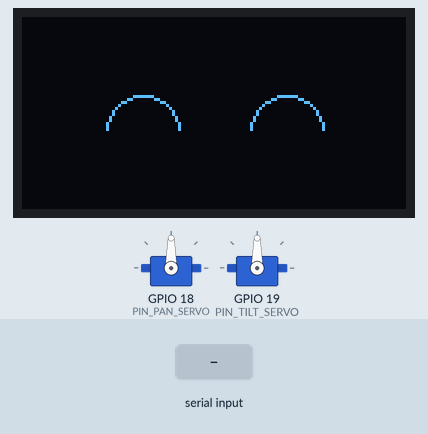
A sketch run on a simulated ESP32-S3. On the bench: 2 × servo, 128×64 one-colour display. The inputs (shaded band) are chosen by the test bench. Nothing arrives over Bluetooth unless stated; what the sketch prints to the serial monitor is not drawn.

Above: at 0.06 s.
At 1.2 s:
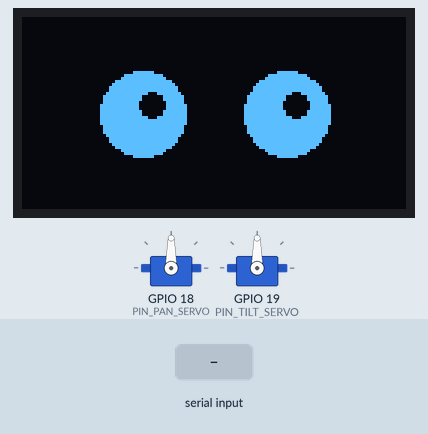
1.3 s: "idle,1\n" received over Serial
At 3.63 s:
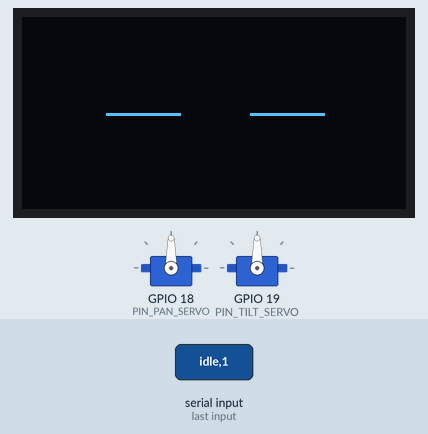
Timing chart, 0 to 5.1 s (numbered marks = the images above; inputs shaded):
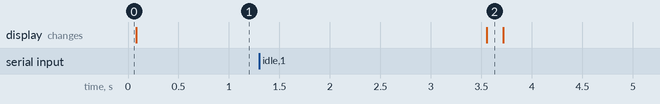

The sketch:

deskbot_avatar.ino
```cpp
/*
 * DESKBOT / J.A.R.V.I.S. Companion Firmware (Stage 14)
 * Dual-Target Support:
 *   1. Arduino Uno (R3 / R4) + HC-05 / HM-10 Bluetooth Serial
 *      - I2C SSD1306 OLED (128x64) -> SDA: A4, SCL: A5
 *      - Pan Servo (SG90)          -> Pin D9 (PWM)
 *      - Tilt Servo (SG90)         -> Pin D10 (PWM)
 *      - Bluetooth UART            -> Pin D2 (RX), Pin D3 (TX) + USB Serial
 *   2. Arduino Nano ESP32 / ESP32-WROOM / ESP32-S3
 *      - I2C SSD1306 OLED (128x64) -> SDA: D21, SCL: D22
 *      - Pan Servo (SG90)          -> Pin D18 (PWM)
 *      - Tilt Servo (SG90)         -> Pin D19 (PWM)
 *      - Built-in BluetoothSerial ("Deskbot-Companion") + USB Serial
 *
 * Features:
 *   - Non-linear Cubic Easing (easeInOutCubic) preventing mechanical gear snaps
 *   - Hardware Servo Angle Limiters (15 deg to 165 deg)
 *   - Dual Protocol Parser: Compact (<P90,T95,Ehappy>) & JSON packets
 *   - 10-second Bluetooth Watchdog auto-centering to IDLE (90 deg / 90 deg)
 */

#include <Wire.h>
#include <Adafruit_GFX.h>
#include <Adafruit_SSD1306.h>

#if defined(ESP32)
  #include <ESP32Servo.h>
  #include <BluetoothSerial.h>
  BluetoothSerial SerialBT;
  const int PIN_PAN_SERVO  = 18;
  const int PIN_TILT_SERVO = 19;
#else
  // Arduino Uno (R3 / R4)
  #include <Servo.h>
  #include <SoftwareSerial.h>
  const int PIN_BT_RX      = 2;
  const int PIN_BT_TX      = 3;
  const int PIN_PAN_SERVO  = 9;
  const int PIN_TILT_SERVO = 10;
  SoftwareSerial SerialBT(PIN_BT_RX, PIN_BT_TX);
#endif

#define SCREEN_WIDTH 128
#define SCREEN_HEIGHT 64
#define OLED_RESET -1
#define SCREEN_ADDRESS 0x3C

#define SERVO_MIN_DEG 15
#define SERVO_MAX_DEG 165
#define WATCHDOG_TIMEOUT_MS 10000UL

Adafruit_SSD1306 display(SCREEN_WIDTH, SCREEN_HEIGHT, &Wire, OLED_RESET);
Servo panServo;
Servo tiltServo;

// Cubic easing motion state
float startPan = 90.0f, currentPan = 90.0f, targetPan = 90.0f;
float startTilt = 90.0f, currentTilt = 90.0f, targetTilt = 90.0f;
unsigned long moveStartMs = 0;
unsigned long moveDurationMs = 260;

String currentExpression = "idle";
unsigned long lastBlinkTime = 0;
unsigned long lastPacketTime = 0;
bool isBlinking = false;

int clampServoAngle(int deg) {
  if (deg < SERVO_MIN_DEG) return SERVO_MIN_DEG;
  if (deg > SERVO_MAX_DEG) return SERVO_MAX_DEG;
  return deg;
}

float easeInOutCubic(float t) {
  if (t <= 0.0f) return 0.0f;
  if (t >= 1.0f) return 1.0f;
  if (t < 0.5f) return 4.0f * t * t * t;
  float p = -2.0f * t + 2.0f;
  return 1.0f - (p * p * p) * 0.5f;
}

void setTargetPose(int newPan, int newTilt, const String& expr) {
  startPan = currentPan;
  startTilt = currentTilt;
  targetPan = (float)clampServoAngle(newPan);
  targetTilt = (float)clampServoAngle(newTilt);
  currentExpression = expr;
  moveStartMs = millis();
  lastPacketTime = moveStartMs;
}

void parseCommandPacket(String line) {
  line.trim();
  if (line.length() == 0) return;

  int pan = (int)targetPan;
  int tilt = (int)targetTilt;
  String expr = currentExpression;

  // Compact Arduino Uno frame: <P90,T105,Elistening>
  if (line.startsWith("<") && line.endsWith(">")) {
    int pIdx = line.indexOf('P');
    int tIdx = line.indexOf('T');
    int eIdx = line.indexOf('E');
    if (pIdx > 0) pan = line.substring(pIdx + 1, line.indexOf(',', pIdx)).toInt();
    if (tIdx > 0) tilt = line.substring(tIdx + 1, line.indexOf(',', tIdx)).toInt();
    if (eIdx > 0) expr = line.substring(eIdx + 1, line.length() - 1);
    setTargetPose(pan, tilt, expr);
    Serial.print(F("ACK:"));
    Serial.print(clampServoAngle(pan));
    Serial.print(F(","));
    Serial.print(clampServoAngle(tilt));
    Serial.print(F(","));
    Serial.println(expr);
    return;
  }

  // Lightweight JSON extractor (works on 2KB SRAM Arduino Uno without heap fragmentation)
  int panKey = line.indexOf("\"pan\":");
  if (panKey >= 0) {
    pan = line.substring(panKey + 6).toInt();
  }
  int tiltKey = line.indexOf("\"tilt\":");
  if (tiltKey >= 0) {
    tilt = line.substring(tiltKey + 7).toInt();
  }
  int exprKey = line.indexOf("\"expression\":\"");
  if (exprKey >= 0) {
    int startQ = exprKey + 14;
    int endQ = line.indexOf('"', startQ);
    if (endQ > startQ) {
      expr = line.substring(startQ, endQ);
    }
  }
  setTargetPose(pan, tilt, expr);
  Serial.println(F("{\"ack\":true}"));
}

void drawEyes(const String& expr, bool blink);

void setup() {
  Serial.begin(115200);
#if defined(ESP32)
  SerialBT.begin("Deskbot-Companion");
  ESP32PWM::allocateTimer(0);
  ESP32PWM::allocateTimer(1);
  panServo.setPeriodHertz(50);
  tiltServo.setPeriodHertz(50);
  panServo.attach(PIN_PAN_SERVO, 500, 2400);
  tiltServo.attach(PIN_TILT_SERVO, 500, 2400);
#else
  SerialBT.begin(9600);
  panServo.attach(PIN_PAN_SERVO);
  tiltServo.attach(PIN_TILT_SERVO);
#endif

  panServo.write(90);
  tiltServo.write(90);
  lastPacketTime = millis();

  if (display.begin(SSD1306_SWITCHCAPVCC, SCREEN_ADDRESS)) {
    display.clearDisplay();
    drawEyes("happy", false);
    display.display();
  }
}

void loop() {
  if (Serial.available()) {
    parseCommandPacket(Serial.readStringUntil('\n'));
  }
  if (SerialBT.available()) {
    parseCommandPacket(SerialBT.readStringUntil('\n'));
  }

  unsigned long now = millis();

  // Bluetooth watchdog: return to neutral idle after 10s of silence
  if (currentExpression != "idle" && (now - lastPacketTime > WATCHDOG_TIMEOUT_MS)) {
    setTargetPose(90, 90, "idle");
  }

  // Non-linear cubic easing servo interpolation
  float elapsed = (float)(now - moveStartMs);
  float alpha = easeInOutCubic(elapsed / (float)moveDurationMs);
  currentPan = startPan + (targetPan - startPan) * alpha;
  currentTilt = startTilt + (targetTilt - startTilt) * alpha;

  panServo.write(clampServoAngle((int)(currentPan + 0.5f)));
  tiltServo.write(clampServoAngle((int)(currentTilt + 0.5f)));

  // Natural idle blink every 3.5s
  if (currentExpression == "idle" && (now - lastBlinkTime > 3500)) {
    isBlinking = true;
    lastBlinkTime = now;
  }
  if (isBlinking && (now - lastBlinkTime > 150)) {
    isBlinking = false;
  }

  display.clearDisplay();
  drawEyes(currentExpression, isBlinking);
  display.display();

  delay(15);
}

void drawEyes(const String& expr, bool blink) {
  int eyeY = 32;
  int leftEyeX = 40;
  int rightEyeX = 88;
  int eyeRadius = 14;

  if (blink) {
    display.drawLine(leftEyeX - 12, eyeY, leftEyeX + 12, eyeY, SSD1306_WHITE);
    display.drawLine(rightEyeX - 12, eyeY, rightEyeX + 12, eyeY, SSD1306_WHITE);
    return;
  }

  if (expr == "happy") {
    display.drawCircle(leftEyeX, eyeY + 6, 12, SSD1306_WHITE);
    display.fillRect(leftEyeX - 14, eyeY + 6, 28, 14, SSD1306_BLACK);
    display.drawCircle(rightEyeX, eyeY + 6, 12, SSD1306_WHITE);
    display.fillRect(rightEyeX - 14, eyeY + 6, 28, 14, SSD1306_BLACK);
  } else if (expr == "listening") {
    display.fillCircle(leftEyeX, eyeY, 16, SSD1306_WHITE);
    display.fillCircle(rightEyeX, eyeY, 16, SSD1306_WHITE);
    display.fillCircle(leftEyeX - 4, eyeY - 4, 4, SSD1306_BLACK);
    display.fillCircle(rightEyeX - 4, eyeY - 4, 4, SSD1306_BLACK);
  } else if (expr == "thinking") {
    display.fillCircle(leftEyeX + 4, eyeY - 6, 12, SSD1306_WHITE);
    display.fillCircle(rightEyeX + 4, eyeY - 6, 12, SSD1306_WHITE);
  } else if (expr == "confused") {
    display.fillCircle(leftEyeX, eyeY, 16, SSD1306_WHITE);
    display.fillCircle(rightEyeX, eyeY, 8, SSD1306_WHITE);
  } else {
    display.fillCircle(leftEyeX, eyeY, eyeRadius, SSD1306_WHITE);
    display.fillCircle(rightEyeX, eyeY, eyeRadius, SSD1306_WHITE);
    display.fillCircle(leftEyeX + 3, eyeY - 3, 4, SSD1306_BLACK);
    display.fillCircle(rightEyeX + 3, eyeY - 3, 4, SSD1306_BLACK);
  }
}
```
